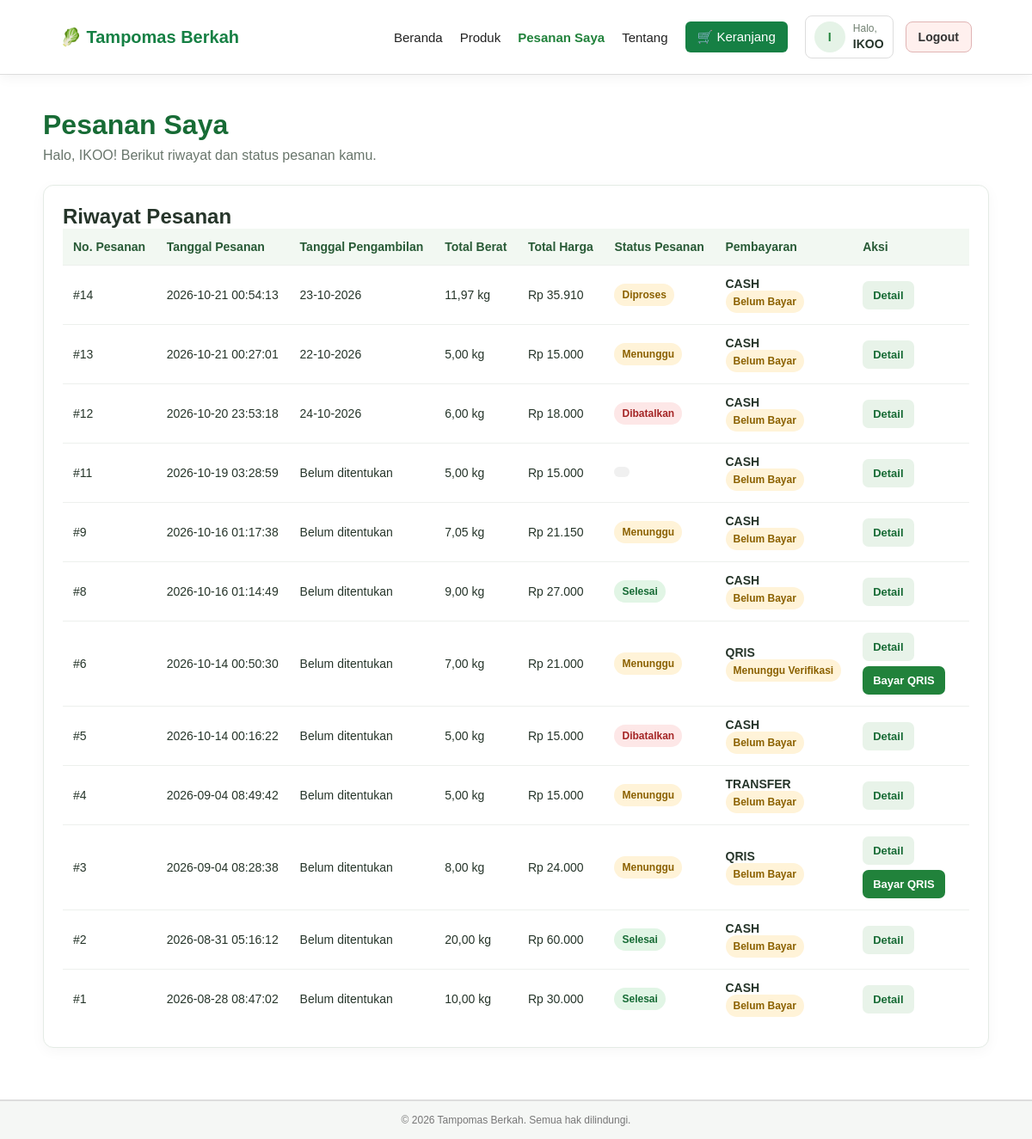
Screenshot of /pesanan_saya.php (signed in) with the database file from the repository.
### tables this page shows
CREATE TABLE `tpesanan` (
  `id_pesanan` int(11) NOT NULL,
  `id_user` int(11) NOT NULL,
  `tanggal_pesanan` timestamp NOT NULL DEFAULT current_timestamp(),
  `tanggal_pengambilan` date DEFAULT NULL,
  `total_berat` decimal(10,2) NOT NULL DEFAULT 0.00,
  `total_harga` decimal(12,2) NOT NULL DEFAULT 0.00,
  `status` enum('menunggu','diproses','siap_diambil','selesai','dibatalkan') NOT NULL DEFAULT 'menunggu',
  `catatan` text DEFAULT NULL,
  `metode_pembayaran` enum('cash','transfer','qris') NOT NULL DEFAULT 'cash',
  `status_pembayaran` enum('belum_bayar','menunggu_verifikasi','lunas','ditolak') NOT NULL DEFAULT 'belum_bayar',
  `bukti_pembayaran` varchar(255) DEFAULT NULL,
  `catatan_pembayaran` text DEFAULT NULL
);

### pesanan_saya.php (the view, shortened to what this page needs)
<?php
require_once __DIR__ . "/config/koneksi.php";
$idUser = (int) ($_SESSION["id_user"] ?? 0);
$namaUser = $_SESSION["nama"] ?? "Pelanggan";
function rupiah($angka)
{
    return "Rp " . number_format((float) $angka, 0, ",", ".");
}
function formatStatus($status)
{
    return ucwords(str_replace("_", " ", $status ?? "-"));
}
function formatTanggal($tanggal)
{
    if (empty($tanggal)) {
        return "Belum ditentukan";
    }
    $timestamp = strtotime($tanggal);
    return date("d-m-Y", $timestamp);
}
$stmtRiwayat = mysqli_prepare(
    $koneksi,
    "SELECT *
     FROM tpesanan
     WHERE id_user = ?
     ORDER BY tanggal_pesanan DESC, id_pesanan DESC"
);
mysqli_stmt_bind_param($stmtRiwayat, "i", $idUser);
mysqli_stmt_execute($stmtRiwayat);
$hasilRiwayat = mysqli_stmt_get_result($stmtRiwayat);
?>
<!DOCTYPE html>
<html lang="id">
<head>
    <link rel="stylesheet" href="assets/style.css">
</head>
<body>
    <header class="navbar">
        <div class="container nav-container">
            <a href="index.php" class="logo">
                <span>🥬</span> Tampomas Berkah
            </a>
            <nav class="nav-menu">
                <a href="index.php">Beranda</a>
                <a href="produk.php">Produk</a>
                <a href="pesanan_saya.php" class="active">Pesanan Saya</a>
                <a href="tentang.php">Tentang</a>
                <a href="keranjang.php" class="cart-btn">
                    🛒 <span>Keranjang</span>
                </a>
                <div class="user-menu">
                    <div class="user-info">
                        <div class="user-icon">
                            <?= htmlspecialchars(
                            strtoupper(substr($namaUser, 0, 1)),
                            ENT_QUOTES,
                            "UTF-8"
                        ); ?>
                        </div>
                        <div class="user-text">
                            <span>Halo,</span>
                            <strong>
                                <?= htmlspecialchars(
                                $namaUser,
                                ENT_QUOTES,
                                "UTF-8"
                            ); ?>
                            </strong>
                        </div>
                    </div>
                    <a href="logout.php" class="logout-btn">
                        Logout
                    </a>
                </div>
            </nav>
        </div>
    </header>
    <main class="riwayat-halaman">
        <h1 class="riwayat-judul">Pesanan Saya</h1>
        <p class="riwayat-deskripsi">
            Halo,
            <?= htmlspecialchars($namaUser, ENT_QUOTES, "UTF-8"); ?>!
            Berikut riwayat dan status pesanan kamu.
        </p>
        <section class="riwayat-kartu">
            <h2>Riwayat Pesanan</h2>
            <div class="riwayat-scroll">
                <table class="riwayat-tabel">
                    <thead>
                        <tr>
                            <th>No. Pesanan</th>
                            <th>Tanggal Pesanan</th>
                            <th>Tanggal Pengambilan</th>
                            <th>Total Berat</th>
                            <th>Total Harga</th>
                            <th>Status Pesanan</th>
                            <th>Pembayaran</th>
                            <th>Aksi</th>
                        </tr>
                    </thead>
                    <tbody>
                        <?php if (mysqli_num_rows($hasilRiwayat) > 0): ?>
                        <?php while ($pesanan = mysqli_fetch_assoc($hasilRiwayat)): ?>
                        <tr>
                            <td>
                                #<?= (int) $pesanan["id_pesanan"]; ?>
                            </td>
                            <td>
                                <?= htmlspecialchars(
                                        $pesanan["tanggal_pesanan"],
                                        ENT_QUOTES,
                                        "UTF-8"
                                    ); ?>
                            </td>
                            <td>
                                <?= htmlspecialchars(
                                        formatTanggal(
                                            $pesanan["tanggal_pengambilan"] ?? null
                                        ),
                                        ENT_QUOTES,
                                        "UTF-8"
                                    ); ?>
                            </td>
                            <td>
                                <?= number_format(
                                        (float) $pesanan["total_berat"],
                                        2,
                                        ",",
                                        "."
                                    ); ?> kg
                            </td>
                            <td>
                                <?= rupiah($pesanan["total_harga"]); ?>
                            </td>
                            <td>
                                <span class="riwayat-status status-<?= htmlspecialchars(
                                        $pesanan["status"],
                                        ENT_QUOTES,
                                        "UTF-8"
                                    ); ?>">
                                    <?= htmlspecialchars(
                                            formatStatus($pesanan["status"]),
                                            ENT_QUOTES,
                                            "UTF-8"
                                        ); ?>
                                </span>
                            </td>
                            <td>
                                <strong>
                                    <?= htmlspecialchars(
                                            strtoupper(
                                                $pesanan["metode_pembayaran"]
                                            ),
                                            ENT_QUOTES,
                                            "UTF-8"
                                        ); ?>
                                </strong>
                                <br>
                                <span class="riwayat-status status-<?= htmlspecialchars(
                                        $pesanan["status_pembayaran"],
                                        ENT_QUOTES,
                                        "UTF-8"
                                    ); ?>">
                                    <?= htmlspecialchars(
                                            formatStatus(
                                                $pesanan["status_pembayaran"]
                                            ),
                                            ENT_QUOTES,
                                            "UTF-8"
                                        ); ?>
                                </span>
                            </td>
                            <td class="riwayat-aksi">
                                <a href="pesanan_saya.php?id=<?= (int) $pesanan["id_pesanan"]; ?>"
                                    class="riwayat-btn-detail">
                                    Detail
                                </a>
                                <?php if (
                                        $pesanan["metode_pembayaran"] === "qris" &&
                                        $pesanan["status_pembayaran"] !== "lunas" &&
                                        $pesanan["status"] !== "dibatalkan"
                                    ): ?>
                                <br>
                                <a href="pembayaran.php?id=<?= (int) $pesanan["id_pesanan"]; ?>" class="btn-bayar-qris">
                                    Bayar QRIS
                                </a>
                                <?php endif; ?>
                            </td>
                        </tr>
                        <?php endwhile; ?>
                        <?php endif; ?>
                    </tbody>
                </table>
            </div>
        </section>
    </main>
    <footer class="footer">
        <div class="footer-bottom">
            © 2026 Tampomas Berkah. Semua hak dilindungi.
        </div>
    </footer>
</body>
</html>

### assets/style.css (style rules this page uses)
* { margin: 0; padding: 0; box-sizing: border-box; }
body { font-family: Arial, sans-serif; color: #222; background: white; }
a { text-decoration: none; color: inherit; }
.navbar { border-bottom: 1px solid #ddd; background: white; }
.nav-container { max-width: 1100px; margin: auto; padding: 18px 20px; display: flex; align-items: center; justify-content: space-between; }
.logo { color: #168044; font-size: 20px; font-weight: bold; }
.nav-menu { display: flex; align-items: center; gap: 20px; }
.nav-menu a { color: #333; font-size: 14px; }
.cart-btn { background: #168044; color: white !important; padding: 9px 14px; border-radius: 6px; }
.footer { margin-top: 40px; background: #f5f7f5; border-top: 1px solid #ddd; }
.footer-bottom { border-top: 1px solid #ddd; padding: 15px 20px; text-align: center; color: #777; font-size: 12px; }
.user-menu { display: flex; align-items: center; gap: 12px; }
.user-info { display: flex; align-items: center; gap: 8px; padding: 6px 10px; border: 1px solid #ddd; border-radius: 8px; background: #fff; }
.user-icon { width: 32px; height: 32px; border-radius: 50%; background: #168044; color: white; display: flex; align-items: center; justify-content: center; font-size: 14px; font-weight: bold; }
.user-text { display: flex; flex-direction: column; line-height: 1.2; }
.user-text span { font-size: 11px; color: #888; }
.user-text strong { font-size: 13px; color: #222; max-width: 120px; overflow: hidden; text-overflow: ellipsis; white-space: nowrap; }
.logout-btn { padding: 9px 14px; border-radius: 7px; background: #fff; border: 1px solid #e0b4b4; color: #d33; font-size: 13px; font-weight: bold; }
.nav-menu { display: flex; align-items: center; gap: 24px; }
.nav-menu > a { color: #222; font-size: 15px; }
.riwayat-btn-kembali, .riwayat-btn-detail { display: inline-block; padding: 10px 15px; border-radius: 8px; text-decoration: none; font-size: 14px; font-weight: 600; text-align: center; }
.riwayat-btn-detail { background: #25823b; color: #ffffff; }
.riwayat-tabel { width: 100%; border-collapse: collapse; white-space: nowrap; }
.riwayat-tabel th, .riwayat-tabel td { padding: 14px 12px; text-align: left; border-bottom: 1px solid #edf0ed; font-size: 14px; }
.riwayat-tabel th { background: #f5f8f4; color: #3b6041; font-weight: 600; }
.riwayat-status { display: inline-block; padding: 6px 10px; border-radius: 20px; background: #edf6e9; color: #28753c; font-size: 12px; font-weight: 600; }
.navbar { position: sticky; top: 0; z-index: 1000; background: #ffffff; box-shadow: 0 3px 15px rgba(0, 0, 0, 0.05); }
.nav-container { display: flex; align-items: center; justify-content: space-between; gap: 24px; }
.nav-menu > a { text-decoration: none; transition: 0.2s ease; }
.nav-menu > a.active { color: #21823b; font-weight: 700; }
.user-menu { display: flex; align-items: center; gap: 14px; }
.user-info { display: flex; align-items: center; gap: 9px; }
.user-text { display: flex; flex-direction: column; gap: 3px; }
.user-text span { color: #718071; font-size: 12px; }
.user-text strong { color: #26352b; font-size: 14px; }
.user-icon { display: flex; align-items: center; justify-content: center; width: 36px; height: 36px; flex-shrink: 0; border-radius: 50%; background: #e5f3e7; color: #21823b; font-weight: 700; }
.logout-btn, .login-btn { display: inline-block; padding: 9px 14px; border-radius: 8px; text-decoration: none; font-weight: 600; }
.logout-btn { color: #b42318; background: #fff0ee; }
.status-menunggu, .status-diproses, .status-belum { color: #8b6200; background: #fff2d3; }
.status-siap, .status-selesai, .status-lunas { color: #176b35; background: #e2f5e5; }
.status-dibatalkan { color: #a32e2e; background: #fde7e7; }

### rows the page displays
tpesanan: id_pesanan "14", tanggal_pesanan "2026-10-21 00:54:13", tanggal_pengambilan "23-10-2026", total_berat "11,97", total_harga "Rp 35.910", status "Diproses", metode_pembayaran "CASH", status_pembayaran "Belum Bayar"
tpesanan: id_pesanan "13", tanggal_pesanan "2026-10-21 00:27:01", tanggal_pengambilan "22-10-2026", total_berat "5,00", total_harga "Rp 15.000", status "Menunggu", metode_pembayaran "CASH", status_pembayaran "Belum Bayar"
tpesanan: id_pesanan "12", tanggal_pesanan "2026-10-20 23:53:18", tanggal_pengambilan "24-10-2026", total_berat "6,00", total_harga "Rp 18.000", status "Dibatalkan", metode_pembayaran "CASH", status_pembayaran "Belum Bayar"
tpesanan: id_pesanan "11", tanggal_pesanan "2026-10-19 03:28:59", tanggal_pengambilan "Belum ditentukan", total_berat "5,00", total_harga "Rp 15.000", metode_pembayaran "CASH", status_pembayaran "Belum Bayar"
tpesanan: id_pesanan "9", tanggal_pesanan "2026-10-16 01:17:38", tanggal_pengambilan "Belum ditentukan", total_berat "7,05", total_harga "Rp 21.150", status "Menunggu", metode_pembayaran "CASH", status_pembayaran "Belum Bayar"
tpesanan: id_pesanan "8", tanggal_pesanan "2026-10-16 01:14:49", tanggal_pengambilan "Belum ditentukan", total_berat "9,00", total_harga "Rp 27.000", status "Selesai", metode_pembayaran "CASH", status_pembayaran "Belum Bayar"
tpesanan: id_pesanan "6", tanggal_pesanan "2026-10-14 00:50:30", tanggal_pengambilan "Belum ditentukan", total_berat "7,00", total_harga "Rp 21.000", status "Menunggu", metode_pembayaran "QRIS", status_pembayaran "Menunggu Verifikasi"
tpesanan: id_pesanan "5", tanggal_pesanan "2026-10-14 00:16:22", tanggal_pengambilan "Belum ditentukan", total_berat "5,00", total_harga "Rp 15.000", status "Dibatalkan", metode_pembayaran "CASH", status_pembayaran "Belum Bayar"
tpesanan: id_pesanan "4", tanggal_pesanan "2026-09-04 08:49:42", tanggal_pengambilan "Belum ditentukan", total_berat "5,00", total_harga "Rp 15.000", status "Menunggu", metode_pembayaran "TRANSFER", status_pembayaran "Belum Bayar"
tpesanan: id_pesanan "3", tanggal_pesanan "2026-09-04 08:28:38", tanggal_pengambilan "Belum ditentukan", total_berat "8,00", total_harga "Rp 24.000", status "Menunggu", metode_pembayaran "QRIS", status_pembayaran "Belum Bayar"
tpesanan: id_pesanan "2", tanggal_pesanan "2026-08-31 05:16:12", tanggal_pengambilan "Belum ditentukan", total_berat "20,00", total_harga "Rp 60.000", status "Selesai", metode_pembayaran "CASH", status_pembayaran "Belum Bayar"
tpesanan: id_pesanan "1", tanggal_pesanan "2026-08-28 08:47:02", tanggal_pengambilan "Belum ditentukan", total_berat "10,00", total_harga "Rp 30.000", status "Selesai", metode_pembayaran "CASH", status_pembayaran "Belum Bayar"

### other values shown
substr($namaUser, 0, 1) "I"
$namaUser "IKOO"
